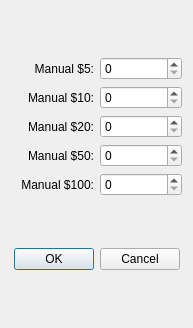
<?xml version="1.0" encoding="UTF-8"?>
<ui version="4.0">
 <class>ManualNoteEntryDlg</class>
 <widget class="QDialog" name="ManualNoteEntryDlg">
  <property name="windowModality">
   <enum>Qt::ApplicationModal</enum>
  </property>
  <property name="geometry">
   <rect>
    <x>0</x>
    <y>0</y>
    <width>193</width>
    <height>328</height>
   </rect>
  </property>
  <property name="windowTitle">
   <string>Dialog</string>
  </property>
  <property name="modal">
   <bool>true</bool>
  </property>
  <layout class="QGridLayout" name="gridLayout_2">
   <item row="0" column="0">
    <layout class="QGridLayout" name="gridLayout">
     <item row="0" column="1">
      <widget class="QSpinBox" name="in_5"/>
     </item>
     <item row="1" column="1">
      <widget class="QSpinBox" name="in_10"/>
     </item>
     <item row="1" column="0">
      <widget class="QLabel" name="label_6">
       <property name="text">
        <string>Manual $10:</string>
       </property>
       <property name="alignment">
        <set>Qt::AlignRight|Qt::AlignTrailing|Qt::AlignVCenter</set>
       </property>
      </widget>
     </item>
     <item row="0" column="0">
      <widget class="QLabel" name="label">
       <property name="text">
        <string>Manual $5:</string>
       </property>
       <property name="alignment">
        <set>Qt::AlignRight|Qt::AlignTrailing|Qt::AlignVCenter</set>
       </property>
      </widget>
     </item>
     <item row="3" column="1">
      <widget class="QSpinBox" name="in_50"/>
     </item>
     <item row="2" column="1">
      <widget class="QSpinBox" name="in_20"/>
     </item>
     <item row="3" column="0">
      <widget class="QLabel" name="label_8">
       <property name="text">
        <string>Manual $50:</string>
       </property>
       <property name="alignment">
        <set>Qt::AlignRight|Qt::AlignTrailing|Qt::AlignVCenter</set>
       </property>
      </widget>
     </item>
     <item row="2" column="0">
      <widget class="QLabel" name="label_7">
       <property name="text">
        <string>Manual $20:</string>
       </property>
       <property name="alignment">
        <set>Qt::AlignRight|Qt::AlignTrailing|Qt::AlignVCenter</set>
       </property>
      </widget>
     </item>
     <item row="4" column="0">
      <widget class="QLabel" name="label_9">
       <property name="text">
        <string>Manual $100:</string>
       </property>
       <property name="alignment">
        <set>Qt::AlignRight|Qt::AlignTrailing|Qt::AlignVCenter</set>
       </property>
      </widget>
     </item>
     <item row="4" column="1">
      <widget class="QSpinBox" name="in_100"/>
     </item>
    </layout>
   </item>
   <item row="1" column="0">
    <widget class="QDialogButtonBox" name="buttonBox">
     <property name="standardButtons">
      <set>QDialogButtonBox::Cancel|QDialogButtonBox::Ok</set>
     </property>
     <property name="centerButtons">
      <bool>true</bool>
     </property>
    </widget>
   </item>
  </layout>
 </widget>
 <resources/>
 <connections>
  <connection>
   <sender>buttonBox</sender>
   <signal>accepted()</signal>
   <receiver>ManualNoteEntryDlg</receiver>
   <slot>onAccept()</slot>
   <hints>
    <hint type="sourcelabel">
     <x>45</x>
     <y>300</y>
    </hint>
    <hint type="destinationlabel">
     <x>52</x>
     <y>277</y>
    </hint>
   </hints>
  </connection>
  <connection>
   <sender>buttonBox</sender>
   <signal>rejected()</signal>
   <receiver>ManualNoteEntryDlg</receiver>
   <slot>reject()</slot>
   <hints>
    <hint type="sourcelabel">
     <x>134</x>
     <y>296</y>
    </hint>
    <hint type="destinationlabel">
     <x>156</x>
     <y>321</y>
    </hint>
   </hints>
  </connection>
 </connections>
 <slots>
  <slot>onAccept()</slot>
 </slots>
</ui>
